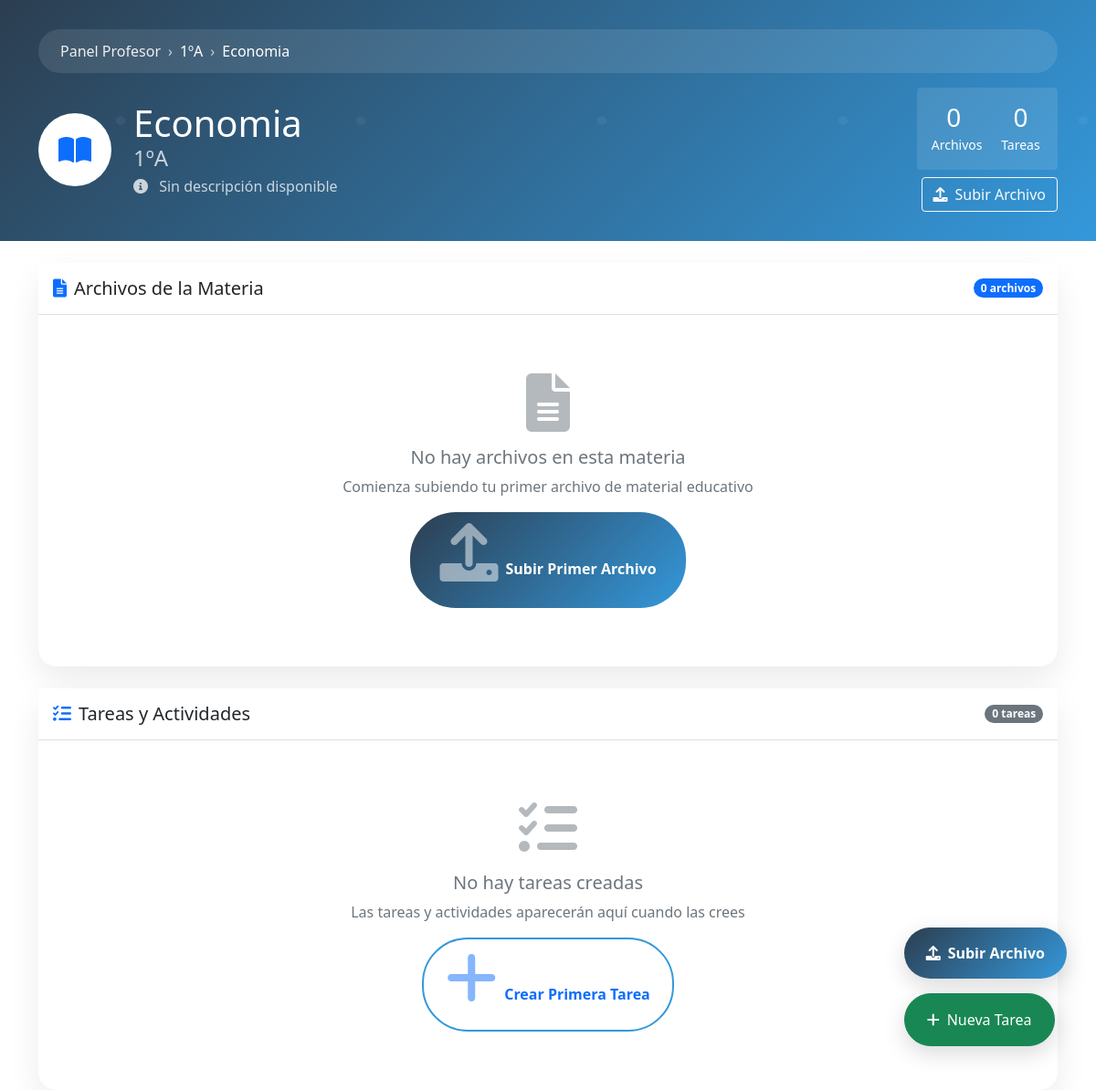
The app's page /profesor/materia/1 (signed in), older data.
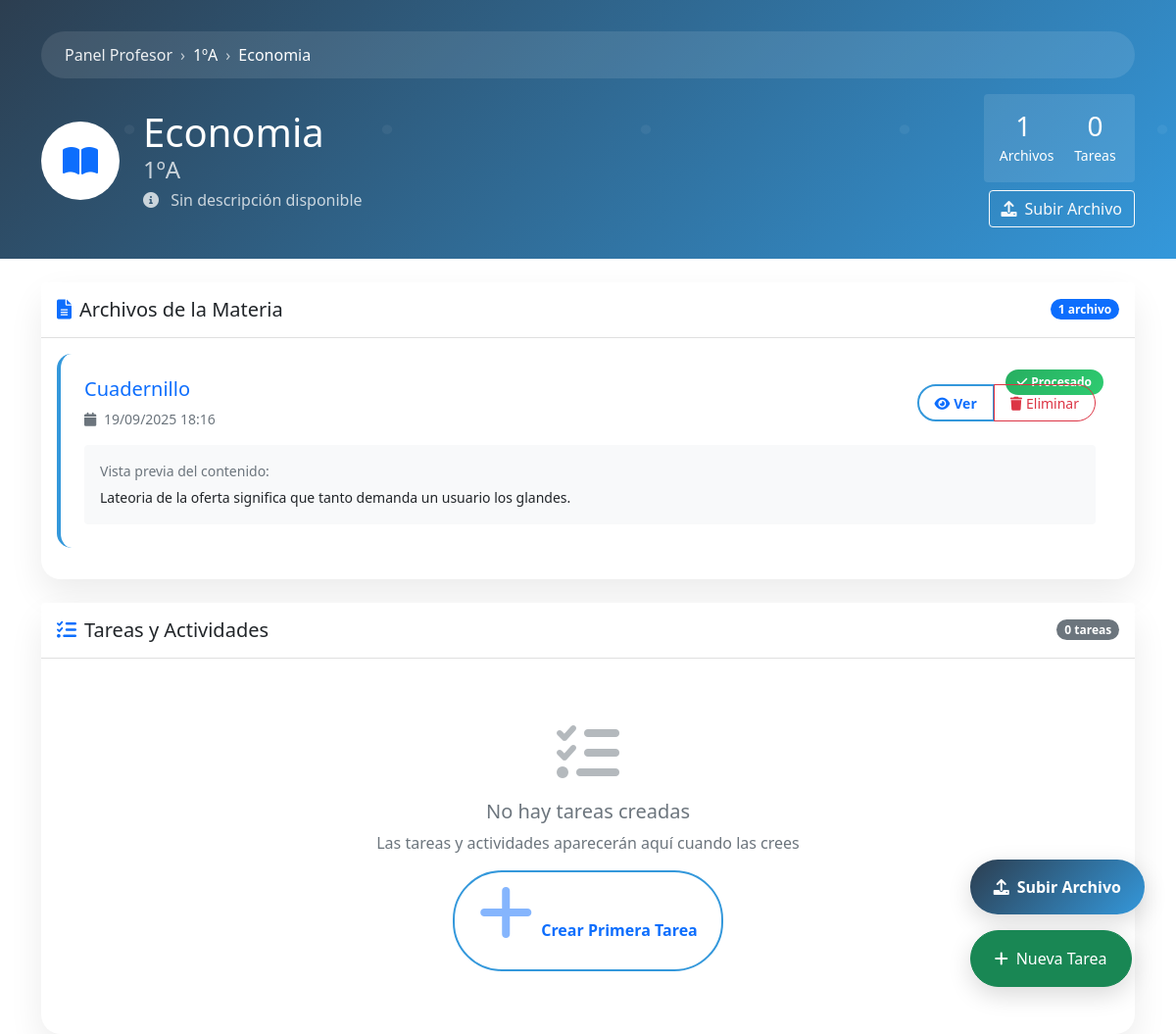
The same page, newer data.
### app/models.py (models this page shows, shortened)
class ArchivoMateria(db.Model):
    __tablename__ = 'archivos_materia'
    id = db.Column(db.Integer, primary_key=True)
    nombre_tema = db.Column(db.String(200), nullable=False)
    archivo_path = db.Column(db.String(500), nullable=False)
    notas_adicionales = db.Column(db.Text)
    instrucciones_ensenanza = db.Column(db.Text)
    utilidad_ia_score = db.Column(db.Float, default=0.0)
    texto_extraido = db.Column(db.Text, nullable=True)
    materia_id = db.Column(db.Integer, db.ForeignKey('materias.id'), nullable=False)
    profesor_id = db.Column(db.Integer, db.ForeignKey('usuarios.id'), nullable=False)
    fecha_subida = db.Column(db.DateTime, default=datetime.utcnow)
    tareas_generadas = db.relationship('Tarea', backref='archivo_origen')
    def esta_procesado(self):
        return (self.texto_extraido is not None and
                self.texto_extraido.strip() != '' and
                not self.texto_extraido.startswith('[Error'))
    def get_resumen_texto(self, max_chars=200):
        if not self.esta_procesado():
            return "Texto no disponible"
        texto = self.texto_extraido.strip()
        if len(texto) <= max_chars:
            return texto
        return texto[:max_chars] + "..."

### app/routes.py (the view)
@routes.route('/profesor/materia/<int:materia_id>')
def profesor_materia_detalle(materia_id):
    if 'user_id' not in login_session:
        return redirect(url_for('routes.login'))
    user = Usuario.query.get(login_session['user_id'])
    if not user or user.rol != RolUsuario.PROFESOR:
        flash("No autorizado", "error")
        return redirect(url_for('routes.chat_index'))
    materia = db.session.query(Materia)\
        .join(profesor_curso_materia)\
        .filter(
            profesor_curso_materia.c.profesor_id == user.id,
            profesor_curso_materia.c.materia_id == materia_id
        ).first()
    if not materia:
        flash("No tienes acceso a esta materia", "error")
        return redirect(url_for('routes.profesor_panel'))
    archivos = ArchivoMateria.query\
        .filter_by(materia_id=materia_id, profesor_id=user.id)\
        .order_by(ArchivoMateria.fecha_subida.desc())\
        .all()
    tareas = Tarea.query\
        .filter_by(materia_id=materia_id, profesor_id=user.id)\
        .order_by(Tarea.fecha_creacion.desc())\
        .all()
    return render_template('profesor_materia.html',
                         materia=materia,
                         archivos=archivos,
                         tareas=tareas)

### app/routes.py (called while the page is built)
@routes.context_processor
def inject_user_globals():
    if 'user_id' in login_session:
        user = Usuario.query.get(login_session['user_id'])
        if user:
            sessions = ChatIA.query\
                        .filter_by(usuario_id=user.id)\
                        .order_by(ChatIA.fecha_ultimo_mensaje.desc())\
                        .all()
            return {
                'sessions': sessions,
                'user_name': user.nombre,  # ✅ Usar 'nombre'
                'user': user
            }
    return {}

### app/templates/profesor_materia.html (shortened to what the changed rows need)
<!DOCTYPE html>
<html lang="es">
<head>
    <link href="https://cdn.jsdelivr.net/npm/bootstrap@5.1.3/dist/css/bootstrap.min.css" rel="stylesheet">
    <link href="https://cdnjs.cloudflare.com/ajax/libs/font-awesome/6.0.0/css/all.min.css" rel="stylesheet">
</head>
<body>
    <div class="materia-header">
        <div class="container">
            <div class="row align-items-center">
                <div class="col-md-8">
                    <div class="d-flex align-items-center">
                        <div>
                            <h1 class="mb-0">{{ materia.nombre }}</h1>
                        </div>
                    </div>
                </div>
                <div class="col-md-4 text-end">
                    <div class="d-flex flex-column align-items-end">
                        <div class="bg-white bg-opacity-10 rounded p-3 mb-2">
                            <div class="row text-center">
                                <div class="col-6">
                                    <h3 class="mb-0">{{ archivos|length }}</h3>
                                    <small>Archivos</small>
                                </div>
                            </div>
                        </div>
                    </div>
                </div>
            </div>
        </div>
    </div>
    <div class="container mt-4">
        <div class="row mb-4">
            <div class="col-12">
                <div class="card">
                    <div class="card-header bg-white py-3">
                        <div class="d-flex justify-content-between align-items-center">
                            <h5 class="card-title mb-0">
                                <i class="fas fa-file-alt me-2 text-primary"></i>Archivos de la Materia
                            </h5>
                            <span class="badge bg-primary rounded-pill">{{ archivos|length }} archivo{{ 's' if archivos|length != 1 else '' }}</span>
                        </div>
                    </div>
                    <div class="card-body">
                        {% if archivos %}
                            {% for archivo in archivos %}
                            <div class="archivo-card">
                                <div class="archivo-status
                                    {% if archivo.esta_procesado() %}procesado
                                    {% elif archivo.texto_extraido and archivo.texto_extraido.startswith('[Error') %}error
                                    {% else %}pendiente{% endif %}">
                                    {% if archivo.esta_procesado() %}
                                        <i class="fas fa-check me-1"></i>Procesado
                                    {% elif archivo.texto_extraido and archivo.texto_extraido.startswith('[Error') %}
                                        <i class="fas fa-exclamation me-1"></i>Error
                                    {% else %}
                                        <i class="fas fa-clock me-1"></i>Pendiente
                                    {% endif %}
                                </div>
                                <div class="row align-items-center">
                                    <div class="col-md-8">
                                        <h5 class="mb-2">
                                            <a href="{{ url_for('routes.profesor_ver_archivo', archivo_id=archivo.id) }}"
                                               class="text-decoration-none">{{ archivo.nombre_tema }}</a>
                                        </h5>
                                        <div class="d-flex flex-wrap gap-3">
                                            <small class="text-muted">
                                                <i class="fas fa-calendar me-1"></i>
                                                {{ archivo.fecha_subida.strftime('%d/%m/%Y %H:%M') }}
                                            </small>
                                        </div>
                                    </div>
                                    <div class="col-md-4 text-end">
                                        <div class="btn-group" role="group">
                                            <a href="{{ url_for('routes.profesor_ver_archivo', archivo_id=archivo.id) }}"
                                               class="btn btn-outline-primary btn-sm">
                                                <i class="fas fa-eye me-1"></i>Ver
                                            </a>
                                            <button type="button" class="btn btn-outline-danger btn-sm"
                                                    onclick="eliminarArchivo({{ archivo.id }}, '{{ archivo.nombre_tema }}')">
                                                <i class="fas fa-trash me-1"></i>Eliminar
                                            </button>
                                        </div>
                                    </div>
                                </div>
                                {% if archivo.esta_procesado() and archivo.get_resumen_texto %}
                                <div class="mt-3 p-3 bg-light rounded">
                                    <small class="text-muted d-block mb-1">Vista previa del contenido:</small>
                                    <small>{{ archivo.get_resumen_texto(200) }}</small>
                                </div>
                                {% endif %}
                            </div>
                            {% endfor %}
                        {% else %}
                            <div class="empty-state">
                                <i class="fas fa-file-alt"></i>
                                <h5>No hay archivos en esta materia</h5>
                                <p class="mb-3">Comienza subiendo tu primer archivo de material educativo</p>
                                <button class="btn btn-primary" data-bs-toggle="modal" data-bs-target="#subirArchivoModal">
                                    <i class="fas fa-upload me-2"></i>Subir Primer Archivo
                                </button>
                            </div>
                        {% endif %}
                    </div>
                </div>
            </div>
        </div>
    </div>

Row changes from the older to the newer data that the page shows:
added ArchivoMateria: shows "Procesado", nombre_tema "Cuadernillo", fecha_subida "19/09/2025 18:16", get_resumen_texto "Lateoria de la oferta significa que tanto demanda un usuario los glandes."
Text that changed along with them:
{{ archivos|length }}: "0" → "1"
{{ 's' if archivos|length != 1 else '' }}: "s" → (not shown)
text no longer shown: "No hay archivos en esta materia Comienza subiendo tu primer archivo de material educativo Subir Primer Archivo"
